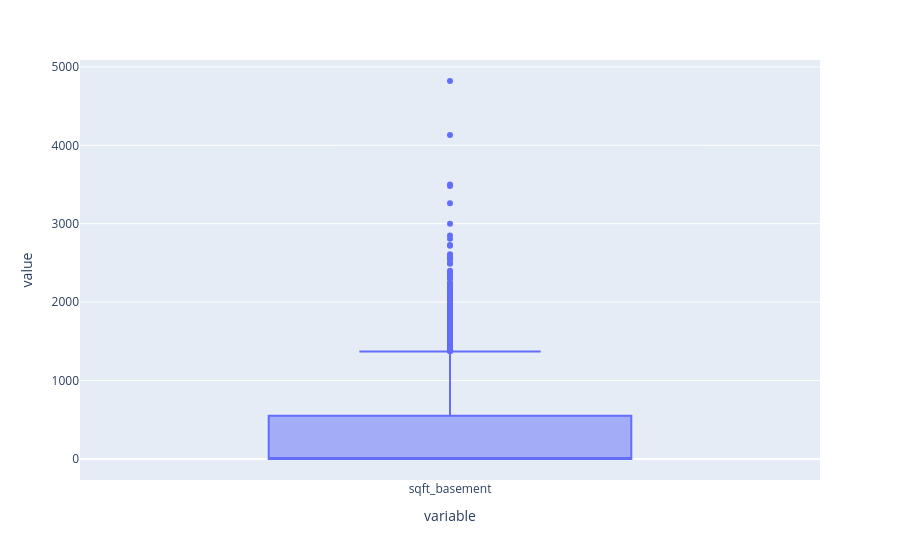

The code cell stored with this chart in its notebook:
### Markdown cell above
#### 'sqft_basement'

### Code cell
df_import.sqft_basement.median() # 0.00
df_import.sqft_basement.mode() # 0.00
df_import.sqft_basement.mean() # np.float64(291.8572239300071)
px.box(df_import['sqft_basement']) # Welp...

### Figure 1 — Plotly figure (JSON) as saved in the notebook; plotly's stock layout.template omitted (floating-point values rounded to 4 significant figures; data arrays with more than 128 entries replaced by an {"elided": "..."} marker saying what was removed)
{"data": [{"alignmentgroup": "True", "hovertemplate": "variable=%{x}<br>value=%{y}<extra></extra>", "legendgroup": "", "marker": {"color": "#636efa"}, "name": "", "notched": false, "offsetgroup": "", "orientation": "v", "showlegend": false, "type": "box", "x": {"elided": "21597 str values"}, "x0": " ", "xaxis": "x", "y": {"elided": "21597 int values"}, "y0": " ", "yaxis": "y"}], "layout": {"boxmode": "group", "legend": {"tracegroupgap": 0}, "margin": {"t": 60}, "xaxis": {"anchor": "y", "domain": [0, 1], "title": {"text": "variable"}}, "yaxis": {"anchor": "x", "domain": [0, 1], "title": {"text": "value"}}}}
